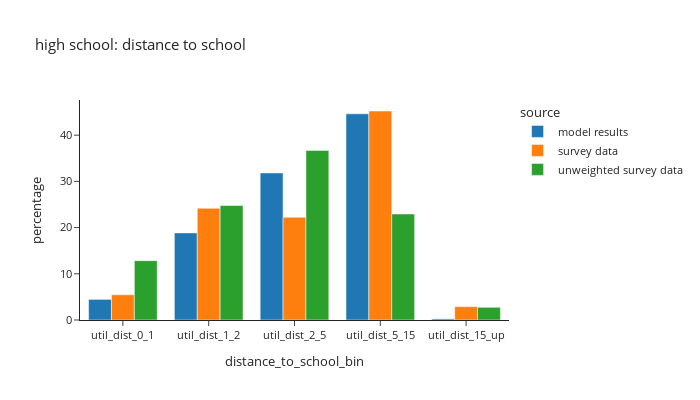
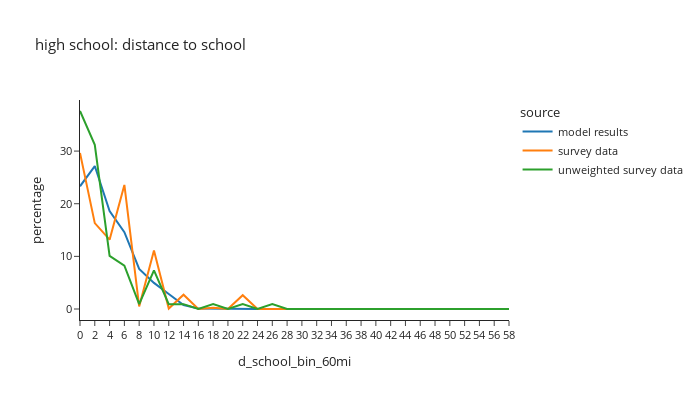

Notebook source saved alongside these figures, in order:
### Code cell
# distance to school: high school
plot_distance(per_data,'is_highschool',"high school: distance to school")

### Figure 1 — Plotly figure (JSON) as saved in the notebook; plotly's stock layout.template omitted (floating-point values rounded to 4 significant figures)
{"data": [{"alignmentgroup": "True", "hovertemplate": "source=model results<br>distance_to_school_bin=%{x}<br>percentage=%{y}<extra></extra>", "legendgroup": "model results", "marker": {"color": "#1F77B4", "pattern": {"shape": ""}}, "name": "model results", "offsetgroup": "model results", "orientation": "v", "showlegend": true, "textposition": "auto", "type": "bar", "x": ["util_dist_0_1", "util_dist_1_2", "util_dist_2_5", "util_dist_5_15", "util_dist_15_up"], "xaxis": "x", "y": [4.463, 18.85, 31.83, 44.62, 0.2392], "yaxis": "y"}, {"alignmentgroup": "True", "hovertemplate": "source=survey data<br>distance_to_school_bin=%{x}<br>percentage=%{y}<extra></extra>", "legendgroup": "survey data", "marker": {"color": "#FF7F0E", "pattern": {"shape": ""}}, "name": "survey data", "offsetgroup": "survey data", "orientation": "v", "showlegend": true, "textposition": "auto", "type": "bar", "x": ["util_dist_0_1", "util_dist_1_2", "util_dist_2_5", "util_dist_5_15", "util_dist_15_up"], "xaxis": "x", "y": [5.463, 24.18, 22.24, 45.23, 2.886], "yaxis": "y"}, {"alignmentgroup": "True", "hovertemplate": "source=unweighted survey data<br>distance_to_school_bin=%{x}<br>percentage=%{y}<extra></extra>", "legendgroup": "unweighted survey data", "marker": {"color": "#2CA02C", "pattern": {"shape": ""}}, "name": "unweighted survey data", "offsetgroup": "unweighted survey data", "orientation": "v", "showlegend": true, "textposition": "auto", "type": "bar", "x": ["util_dist_0_1", "util_dist_1_2", "util_dist_2_5", "util_dist_5_15", "util_dist_15_up"], "xaxis": "x", "y": [12.84, 24.77, 36.7, 22.94, 2.752], "yaxis": "y"}], "layout": {"barmode": "group", "font": {"size": 11}, "height": 400, "legend": {"title": {"text": "source"}, "tracegroupgap": 0}, "title": {"text": "high school: distance to school"}, "width": 700, "xaxis": {"anchor": "y", "domain": [0.0, 1.0], "title": {"text": "distance_to_school_bin"}}, "yaxis": {"anchor": "x", "domain": [0.0, 1.0], "title": {"text": "percentage"}}}}

### Figure 2 — Plotly figure (JSON) as saved in the notebook; plotly's stock layout.template omitted (floating-point values rounded to 4 significant figures)
{"data": [{"hovertemplate": "source=model results<br>d_school_bin_60mi=%{x}<br>percentage=%{y}<extra></extra>", "legendgroup": "model results", "line": {"color": "#1F77B4", "dash": "solid"}, "marker": {"symbol": "circle"}, "mode": "lines", "name": "model results", "orientation": "v", "showlegend": true, "type": "scatter", "x": ["0", "2", "4", "6", "8", "10", "12", "14", "16", "18", "20", "22", "24", "26", "28", "30", "32", "34", "36", "38", "40", "42", "44", "46", "48", "50", "52", "54", "56", "58"], "xaxis": "x", "y": [23.31, 27.16, 18.62, 14.59, 7.608, 4.964, 2.836, 0.7534, 0.09292, 0.04479, 0.0, 0.0, 0.01239, 0.0, 0.0, 0.01525, 0.00143, 0.0, 0.0, 0.0, 0.0, 0.0, 0.0, 0.0, 0.0, 0.0, 0.0, 0.0, 0.0, 0.0], "yaxis": "y"}, {"hovertemplate": "source=survey data<br>d_school_bin_60mi=%{x}<br>percentage=%{y}<extra></extra>", "legendgroup": "survey data", "line": {"color": "#FF7F0E", "dash": "solid"}, "marker": {"symbol": "circle"}, "mode": "lines", "name": "survey data", "orientation": "v", "showlegend": true, "type": "scatter", "x": ["0", "2", "4", "6", "8", "10", "12", "14", "16", "18", "20", "22", "24", "26", "28", "30", "32", "34", "36", "38", "40", "42", "44", "46", "48", "50", "52", "54", "56", "58"], "xaxis": "x", "y": [29.64, 16.32, 13.17, 23.57, 0.4853, 11.13, 0.07667, 2.724, 0.0, 0.2448, 0.0, 2.629, 0.0, 0.01225, 0.0, 0.0, 0.0, 0.0, 0.0, 0.0, 0.0, 0.0, 0.0, 0.0, 0.0, 0.0, 0.0, 0.0, 0.0, 0.0], "yaxis": "y"}, {"hovertemplate": "source=unweighted survey data<br>d_school_bin_60mi=%{x}<br>percentage=%{y}<extra></extra>", "legendgroup": "unweighted survey data", "line": {"color": "#2CA02C", "dash": "solid"}, "marker": {"symbol": "circle"}, "mode": "lines", "name": "unweighted survey data", "orientation": "v", "showlegend": true, "type": "scatter", "x": ["0", "2", "4", "6", "8", "10", "12", "14", "16", "18", "20", "22", "24", "26", "28", "30", "32", "34", "36", "38", "40", "42", "44", "46", "48", "50", "52", "54", "56", "58"], "xaxis": "x", "y": [37.61, 31.19, 10.09, 8.257, 0.9174, 7.339, 0.9174, 0.9174, 0.0, 0.9174, 0.0, 0.9174, 0.0, 0.9174, 0.0, 0.0, 0.0, 0.0, 0.0, 0.0, 0.0, 0.0, 0.0, 0.0, 0.0, 0.0, 0.0, 0.0, 0.0, 0.0], "yaxis": "y"}], "layout": {"font": {"size": 11}, "height": 400, "legend": {"title": {"text": "source"}, "tracegroupgap": 0}, "title": {"text": "high school: distance to school"}, "width": 700, "xaxis": {"anchor": "y", "domain": [0.0, 1.0], "title": {"text": "d_school_bin_60mi"}}, "yaxis": {"anchor": "x", "domain": [0.0, 1.0], "title": {"text": "percentage"}}}}
